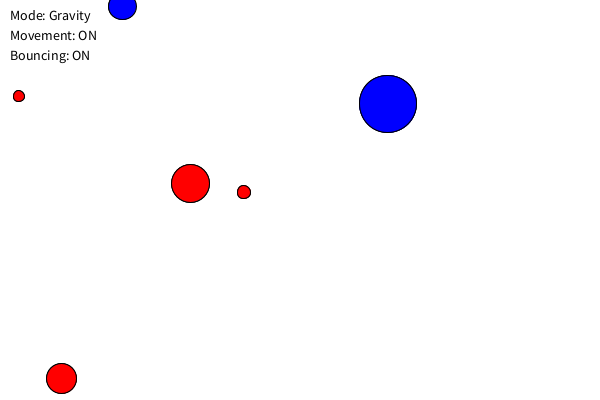
Frame 1 (no input)
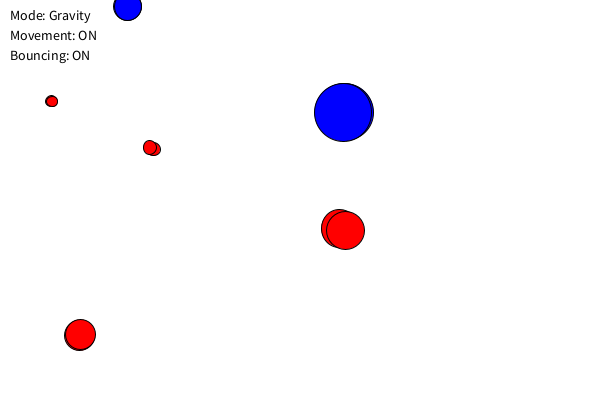
Frame 60 (the mouse pressed at the canvas centre just before this capture)
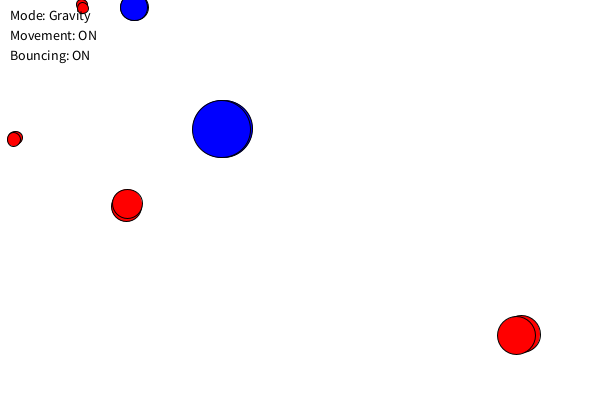
Frame 120 (the mouse held since frame 60 and released just before this capture)

The Processing sketch that drew these frames (run headless with seeded random() and noise(); from frame 60 on, the mouse is pressed at the canvas centre):

// Processing sketch: p03_driver
// ── p03_driver.pde
int numOrbs = 6;
int min_s = 10;
int max_s = 60;
int min_m = 10;
int max_m = 100;
float gravCon = 1;
float dragCon = 0.05;
Orb[] orbs;

int springLen = 100;
float springCon = 0.01;

int MOVING = 0;
int BOUNCE = 1;
int GRAVITY = 2;
int DRAGF = 4;
int SPRING = 3;
int MAGNETIC = 5;
int COMBO = 6;

boolean[] toggles = new boolean[7];

void setup() {
  size(600, 400);
  makeOrbs(false);
  
  toggles[MOVING] = true; 
  toggles[BOUNCE] = true; 
  toggles[GRAVITY] = true; 
}

void draw() {
  background(255); 
  displayOrbs();
  
  if (toggles[MOVING]) {
    applyForces();
  }
  
  for (int i = 0; i < numOrbs; i++){
    orbs[i].move(toggles[BOUNCE]);
    orbs[i].display();
  }
  drawMenu(); 
  // maybe drawing a line between the orbs?
  }

void makeOrbs(boolean ordered) {
  orbs = new Orb[numOrbs];
  for (int i = 0; i < numOrbs; i ++) {
    if (ordered) {
      orbs[i] = new Orb(i*100, 100, random(min_s, max_s), random(min_m, max_m));
    } else {
      orbs[i] = new Orb();
    }
  }
} // makeOrbs


// Apply forces to all orbs based on current mode toggles
void applyForces() {

  for (int i = 0; i < numOrbs; i++) {
    for (int j = 0; j < numOrbs; j++) {
      if (i == j) continue; // skip self

      // Apply gravity if selected
      if (toggles[GRAVITY]) {
        orbs[i].applyForce(orbs[i].getGrav(orbs[j], gravCon));
      }

      // Apply spring force if selected
      if (toggles[SPRING]) {
        orbs[i].applyForce(orbs[i].getSpring(orbs[j], springLen, springCon));
      }

      // Apply magnetic force if selected
      if (toggles[MAGNETIC]) {
        orbs[i].applyForce(orbs[i].getMag(orbs[j], 1));
      }

      // Apply combination mode (gravity + magnetic)
      if (toggles[COMBO]) {
        orbs[i].applyForce(orbs[i].getGrav(orbs[j], gravCon));
        orbs[i].applyForce(orbs[i].getMag(orbs[j], 1));
      }
    }

    // Apply drag force either in drag mode or combination mode
    if (toggles[DRAGF] || toggles[COMBO]) {
      orbs[i].applyForce(orbs[i].getDrag(dragCon));
    }
  }
}

// Set the current simulation mode and turn off all others
void setMode(int m) {
  toggles[GRAVITY] = false;
  toggles[SPRING] = false;
  toggles[DRAGF] = false;
  toggles[MAGNETIC] = false;
  toggles[COMBO] = false;

  toggles[m] = true; // activate selected mode
}

void keyPressed() {

  // Number keys switch simulation modes
  if (key == '1') setMode(GRAVITY);
  if (key == '2') setMode(SPRING);
  if (key == '3') setMode(DRAGF);
  if (key == '4') setMode(MAGNETIC);
  if (key == '5') setMode(COMBO);

  // Space toggles movement on/off
  if (key == ' ') toggles[MOVING] = !toggles[MOVING];

  // B toggles bouncing on/off
  if (key == 'b' || key == 'B') toggles[BOUNCE] = !toggles[BOUNCE];
}

// Draw top menu displaying current simulation mode and status
void drawMenu() {
  fill(0);
  textSize(14);

  String modeName = "";

  if (toggles[GRAVITY]) modeName = "Gravity";
  if (toggles[SPRING]) modeName = "Spring";
  if (toggles[DRAGF]) modeName = "Drag";
  if (toggles[MAGNETIC]) modeName = "Magnetic";
  if (toggles[COMBO]) modeName = "Combination";

  text("Mode: " + modeName, 10, 20);
  text("Movement: " + (toggles[MOVING] ? "ON" : "OFF"), 10, 40);
  text("Bouncing: " + (toggles[BOUNCE] ? "ON" : "OFF"), 10, 60);
}

void displayOrbs() {
  for (int i = 0; i < numOrbs; i++) {
    orbs[i].display();
  }
}

// ── Orb.pde
class Orb {

  PVector center;
  float size; // diameter
  PVector velocity;
  PVector acceleration;
  boolean charge;
  float chargeMag;
  float mass;

  boolean pos = true;
  boolean neg = false;

  Orb(int x, int y, float s, float m) {
    center = new PVector(x, y);
    size = s;
    mass = m;
    charge = random(1) < 0.5;
  } // // Constructor; all but charge specified

  Orb() {
    center = new PVector(random(width), random(height));
    size = random(min_s, max_s);
    mass = random(min_m, max_m);
    velocity = new PVector();
    acceleration = new PVector();
    // charge initializes
    charge = random(1) < 0.5; // half the time 
  } // Constructor; none specified
  

  void move(boolean bounce) {
    if (bounce) {
      bouncex();
      bouncey();
    } // if time, write a function such that balls bounce off other balls? but may be time consuming
    velocity.add(acceleration);
    center.add(velocity);
    acceleration.mult(0);
  }

  void applyForce(PVector force) {
    PVector applied = new PVector(force.x, force.y);
    applied.x /= mass;
    applied.y /= mass;
    acceleration.add(applied);
  } // applyForce

   void display() {
    if (charge == true) {
      fill(255, 0, 0); // positive
    } else {
      fill(0, 0, 255); // negative
    }
    circle(center.x, center.y, size);
  }

  void bouncex() {
    if (center.x - size/2 <= 0 ||
      center.x + size/2 >= width) {
      velocity.x *= -1;
    }
  } // bouncex

  void bouncey() {
    if (center.y - size/2 <= 0 ||
      center.y + size/2 >= height) {
      velocity.y *= -1;
    }
  } // bouncey

   PVector getGrav(Orb O, float g) {
     PVector force = PVector.sub(O.center, this.center); 
     float distance = constrain(force.mag(), 5, 100); 
     force.normalize(); 
     float strength = g * this.mass * O.mass / (distance * distance); 
     force.mult(strength); 
     return force;
   } // function calculating gravity
   
   PVector getDrag(float coef) {
     PVector drag = velocity.copy(); 
     drag.mult(-1); 
     drag.normalize(); 
     float speed = velocity.mag(); 
     float strength = coef * speed * speed; 
     drag.mult(strength); 
     return drag; 
   } // function calculating drag
   
   PVector getSpring(Orb O, float springLength, float k) {
     PVector force = PVector.sub(this.center, O.center); 
     float distance = force.mag(); 
     float stretch = distance - springLength; 
     
     force.normalize(); 
     force.mult(-k * stretch); 
     return force; 
   } // function calculating spring force
   
   PVector getMag(Orb O, float k) {
     PVector force = PVector.sub(O.center, this.center); 
     float distance = constrain(force.mag(), 5, 100); 
     
     force.normalize(); 
     
     //convert the boolean to show the + and - charges 
     float q1;
     if (this.charge) {
       q1 = 1; 
     } else {
       q1 = -1; 
     }
     
     float q2;
     if (O.charge) {
       q2 = 1; 
     } else { 
       q2 = -1; 
     } 
     
     float strength = k * (q1 * q2) / (distance * distance); 
     force.mult(strength);
     return force; 
     
   } // function calclating magnetic force */

  // other constructors, all specified, nothing specified
} // Orb
